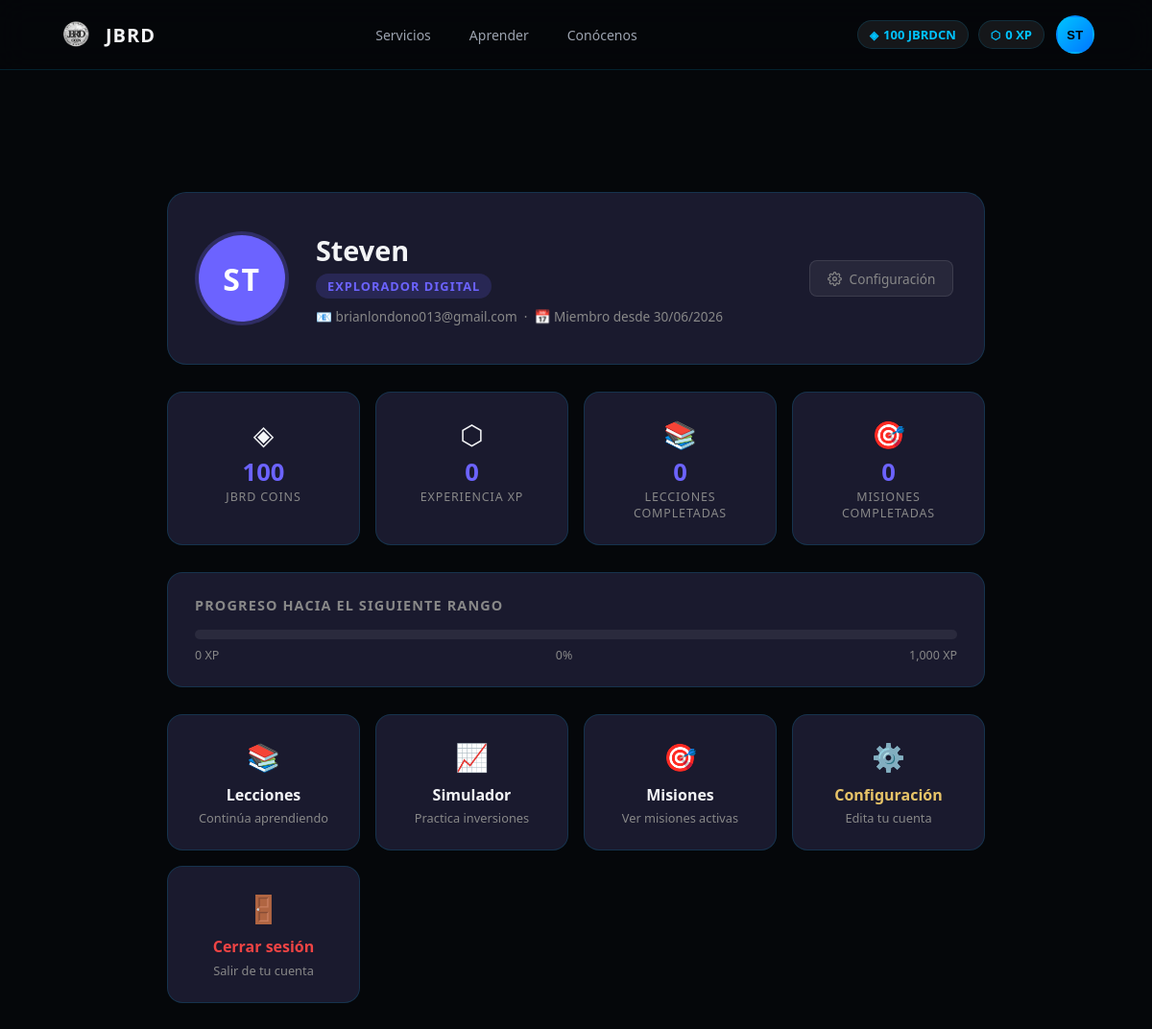
Page /JBRD.1.5/paginas/perfil.php (signed in) on the committed database.
### tables this page shows
CREATE TABLE `cuentas` (
  `id_cuenta` int(11) NOT NULL COMMENT 'Identificador unico de la cuenta',
  `id_usuario` int(11) NOT NULL COMMENT 'Usuario propietario de la cuenta',
  `usuario` varchar(50) NOT NULL COMMENT 'Nombre de usuario (login)',
  `password` varchar(255) NOT NULL COMMENT 'Contraseña encriptada del usuario',
  `creditos` int(11) NOT NULL DEFAULT 100 COMMENT 'Creditos disponibles en la cuenta',
  `experiencia` int(11) NOT NULL DEFAULT 0 COMMENT 'Puntos de experiencia acumulados',
  `estado` tinyint(1) NOT NULL DEFAULT 1 COMMENT 'Estado de la cuenta (1=activa, 0=inactiva)',
  `fecha_registro` datetime NOT NULL DEFAULT current_timestamp() COMMENT 'Fecha de creacion de la cuenta',
  `id_rol` int(11) NOT NULL DEFAULT 1 COMMENT 'Rol asignado a la cuenta'
);

CREATE TABLE `roles` (
  `id_rol` int(11) NOT NULL COMMENT 'Identificador unico del rol',
  `nombre_rol` varchar(50) NOT NULL COMMENT 'Nombre del rol (ej. principiante, experto)',
  `experiencia_minima` int(11) NOT NULL DEFAULT 0 COMMENT 'Experiencia mínima requerida para alcanzar el rol',
  `experiencia_maxima` int(11) NOT NULL DEFAULT 999999 COMMENT 'Experiencia máxima permitida dentro del rol',
  `descripcion` text DEFAULT NULL COMMENT 'Descripción del rol'
);

CREATE TABLE `usuarios` (
  `id_usuario` int(11) NOT NULL COMMENT 'Identificador único del usuario',
  `nombre` varchar(50) NOT NULL COMMENT 'Nombre del usuario',
  `apellido` varchar(50) NOT NULL COMMENT 'Apellido del usuario',
  `correo` varchar(100) NOT NULL COMMENT 'Correo electronico del usuario',
  `telefono` varchar(20) DEFAULT NULL COMMENT 'Numero de teléfono de contacto',
  `tipo_documento` varchar(20) NOT NULL COMMENT 'Tipo de documento de identidad (ej. CC, TI, CE)',
  `numero_documento` varchar(30) NOT NULL COMMENT 'Numero del documento de identidad',
  `fecha_nacimiento` date DEFAULT NULL COMMENT 'Fecha de nacimiento del usuario',
  `fecha_expedicion` date DEFAULT NULL COMMENT 'Fecha de expedicion del documento de identidad'
);

### JBRD.1.5/paginas/perfil.php (the view, shortened to what this page needs)
<?php
$id_cuenta   = $_SESSION['id_cuenta'];
$usuario     = htmlspecialchars($_SESSION['usuario']);
$iniciales   = strtoupper(substr($_SESSION['usuario'], 0, 2));
$creditos    = $_SESSION['creditos']    ?? 0;
$experiencia = $_SESSION['experiencia'] ?? 0;
$rol         = htmlspecialchars($_SESSION['nombre_rol'] ?? 'Explorador Digital');
$conn = new mysqli('localhost', 'root', '', 'jbrd');
$stmt = $conn->prepare("
    SELECT c.usuario,
           c.creditos,
           c.experiencia,
           c.fecha_registro,
           u.correo,
           r.nombre_rol
    FROM cuentas c
    LEFT JOIN usuarios u ON c.id_usuario = u.id_usuario
    LEFT JOIN roles    r ON c.id_rol     = r.id_rol
    WHERE c.id_cuenta = ?
    LIMIT 1
");
$stmt->bind_param('i', $id_cuenta);
$stmt->execute();
$datos = $stmt->get_result()->fetch_assoc();
$stmtL = $conn->prepare("
    SELECT COUNT(*) AS total
    FROM progreso_lecciones
    WHERE id_cuenta = ? AND completado = 1
");
$stmtL->bind_param('i', $id_cuenta);
$stmtL->execute();
$lecciones_completadas = $stmtL->get_result()->fetch_assoc()['total'] ?? 0;
$stmtM = $conn->prepare("
    SELECT COUNT(*) AS total
    FROM cuenta_misiones
    WHERE id_cuenta = ? AND completada = 1
");
$stmtM->bind_param('i', $id_cuenta);
$stmtM->execute();
$misiones_completadas = $stmtM->get_result()->fetch_assoc()['total'] ?? 0;
$creditos    = $datos['creditos']    ?? $creditos;
$experiencia = $datos['experiencia'] ?? $experiencia;
$rol         = htmlspecialchars($datos['nombre_rol'] ?? $rol);
$correo      = htmlspecialchars($datos['correo']     ?? '—');
$fecha_raw   = $datos['fecha_registro'] ?? null;
$fecha_ingreso = $fecha_raw ? date('d/m/Y', strtotime($fecha_raw)) : '—';
$xp_siguiente = 1000;
$xp_parcial   = $experiencia % $xp_siguiente;
$porcentaje   = min(100, round($xp_parcial / $xp_siguiente * 100));
?>
<!doctype html>
<html lang="es">
<head>
  <link rel="stylesheet" href="../CSS/main.css">
</head>
<body>
<header id="header">
  <div class="logo">
    <img src="../imagenes/logogris.png" alt="JBRD">
    <span>JBRD</span>
  </div>
  <nav>
    <a href="../index.php#servicios">Servicios</a>
    <a href="../index.php#aprender">Aprender</a>
    <a href="../index.php#conocenos">Conócenos</a>
  </nav>
  <div class="auth-buttons">
    <div class="user-stats">
      <span class="stat">
        <i class="icon-coin">◈</i>
        <?= number_format($creditos) ?> JBRDCN
      </span>
      <span class="stat">
        <i class="icon-xp">⬡</i>
        <?= number_format($experiencia) ?> XP
      </span>
    </div>
    <div class="user-menu">
      <button class="avatar-btn" onclick="toggleMenu()" title="<?= $usuario ?>">
        <?= $iniciales ?>
      </button>
    </div>
  </div>
</header>
<main class="perfil-wrapper">
  <div class="perfil-hero">
    <div class="perfil-avatar"><?= $iniciales ?></div>
    <div class="perfil-info">
      <h1><?= $usuario ?></h1>
      <span class="rol-badge"><?= $rol ?></span>
      <p class="meta">
        📧 <?= $correo ?> &nbsp;·&nbsp;
        📅 Miembro desde <?= $fecha_ingreso ?>
      </p>
    </div>
    <div class="perfil-hero-actions">
      <a href="../configuracion.php" class="btn-config">
        Configuración
      </a>
    </div>
  </div>
  <div class="stats-grid">
    <div class="stat-card">
      <div class="stat-icon">◈</div>
      <div class="stat-value"><?= number_format($creditos) ?></div>
      <div class="stat-label">JBRD Coins</div>
    </div>
    <div class="stat-card">
      <div class="stat-icon">⬡</div>
      <div class="stat-value"><?= number_format($experiencia) ?></div>
      <div class="stat-label">Experiencia XP</div>
    </div>
    <div class="stat-card">
      <div class="stat-icon">📚</div>
      <div class="stat-value"><?= $lecciones_completadas ?></div>
      <div class="stat-label">Lecciones completadas</div>
    </div>
    <div class="stat-card">
      <div class="stat-icon">🎯</div>
      <div class="stat-value"><?= $misiones_completadas ?></div>
      <div class="stat-label">Misiones completadas</div>
    </div>
  </div>
  <div class="xp-section">
    <h3>Progreso hacia el siguiente rango</h3>
    <div class="xp-bar-wrap">
    </div>
    <div class="xp-labels">
      <span><?= number_format($xp_parcial) ?> XP</span>
      <span><?= $porcentaje ?>%</span>
      <span><?= number_format($xp_siguiente) ?> XP</span>
    </div>
  </div>
  <div class="acciones-grid">
    <a href="lecciones.php" class="accion-card">
      <div class="ac-icon">📚</div>
      <h4>Lecciones</h4>
      <p>Continúa aprendiendo</p>
    </a>
    <a href="simulador.php" class="accion-card">
      <div class="ac-icon">📈</div>
      <h4>Simulador</h4>
      <p>Practica inversiones</p>
    </a>
    <a href="misiones.php" class="accion-card">
      <div class="ac-icon">🎯</div>
      <h4>Misiones</h4>
      <p>Ver misiones activas</p>
    </a>
    <a href="../configuracion.php" class="accion-card config">
      <div class="ac-icon">⚙️</div>
      <h4>Configuración</h4>
      <p>Edita tu cuenta</p>
    </a>
    <a href="../php/cerrar_sesion.php" class="accion-card danger">
      <div class="ac-icon">🚪</div>
      <h4>Cerrar sesión</h4>
      <p>Salir de tu cuenta</p>
    </a>
  </div>
</main>
</body>
</html>

### JBRD.1.5/css/main.css (style rules this page uses)
*, *::before, *::after { margin: 0; padding: 0; box-sizing: border-box; }
:root { --bg: #05070a; --bg-2: #0a0e15; --panel: rgba(255,255,255,0.04); --panel-2: rgba(255,255,255,0.07); --border: rgba(0,195,255,0.15); --border-2: rgba(0,195,255,0.30); --primary: #00c3ff; --primary-2: #0077ff; --text: #f3f4f6; --muted: #9ca3af; --danger: #ff4d4d; }
html { scroll-behavior: smooth; }
body { font-family: "Segoe UI", Arial, sans-serif; background: var(--bg); color: var(--text); overflow-x: hidden; padding-top: 80px; }
a { text-decoration: none; color: inherit; }
header { position: fixed; top: 0; width: 100%; z-index: 1000; display: flex; justify-content: space-between; align-items: center; padding: 16px 60px; background: rgba(5,7,10,0.85); backdrop-filter: blur(16px); border-bottom: 1px solid var(--border); transition: padding 0.3s, background 0.3s; }
.logo { display: flex; align-items: center; gap: 10px; font-size: 20px; font-weight: 700; letter-spacing: 1px; }
.logo img { width: 40px; height: 40px; object-fit: contain; }
nav { display: flex; gap: 8px; }
nav a { padding: 8px 16px; color: var(--muted); border-radius: 999px; font-size: 14px; transition: color 0.2s, background 0.2s; }
.auth-buttons { display: flex; align-items: center; gap: 12px; }
.user-stats { display: flex; gap: 10px; align-items: center; }
.stat { display: flex; align-items: center; gap: 5px; background: var(--panel-2); border: 1px solid var(--border); border-radius: 999px; padding: 5px 12px; font-size: 13px; color: var(--primary); font-weight: 600; }
.icon-coin, .icon-xp { font-style: normal; font-size: 12px; }
.user-menu { position: relative; }
.avatar-btn { width: 40px; height: 40px; border-radius: 50%; background: linear-gradient(135deg, var(--primary), var(--primary-2)); color: #000; font-size: 13px; font-weight: 700; border: 2px solid transparent; cursor: pointer; display: flex; align-items: center; justify-content: center; transition: border-color 0.2s, box-shadow 0.2s, transform 0.15s; user-select: none; letter-spacing: 0.5px; }

### rows in the picture
cuentas: id_rol.nombre_rol "EXPLORADOR DIGITAL", id_usuario.correo "brianlondono013@gmail.com", fecha_registro "30/06/2026"

### other values in the picture
$creditos "100"
$experiencia "0"
$iniciales "ST"
$usuario "Steven"
$lecciones_completadas "0"
$misiones_completadas "0"
$xp_parcial "0"
$porcentaje "0"
$xp_siguiente "1,000"
